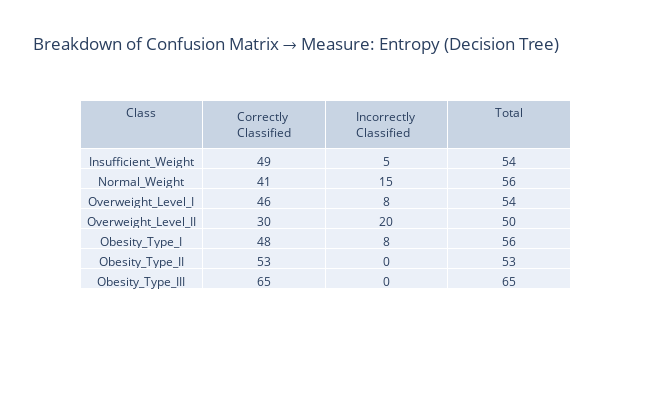

Notebook source saved alongside this figure:
### Markdown cell above
#### Adam Gradient Descent

### Code cell
clf = MLPClassifier(solver="adam", random_state=42, max_iter=1000)
clf.fit(xTrain,yTrain)
yPred = clf.predict(xTest)
# accuracy = np.round(accuracy_score(yTest, yPred)*100,2)
# print(f"{model}\t=> Accuracy: {accuracy}%")
print(classification_report(yTest, yPred, target_names=labels, zero_division=0))
interpret_confusion_matrix(confusion_matrix(yTest,yPred), "Breakdown of Confusion Matrix → Measure: Entropy (Decision Tree)", labels)

### Figure 1 — Plotly figure (JSON) as saved in the notebook; plotly's stock layout.template omitted (floating-point values rounded to 4 significant figures)
{"data": [{"cells": {"values": [["Insufficient_Weight", "Normal_Weight", "Overweight_Level_I", "Overweight_Level_II", "Obesity_Type_I", "Obesity_Type_II", "Obesity_Type_III"], [49, 41, 46, 30, 48, 53, 65], [5, 15, 8, 20, 8, 0, 0], [54, 56, 54, 50, 56, 53, 65]]}, "columnwidth": 5, "header": {"values": ["Class", "Correctly Classified", "Incorrectly Classified", "Total"]}, "type": "table"}], "layout": {"height": 400, "title": {"text": "Breakdown of Confusion Matrix → Measure: Entropy (Decision Tree)"}, "width": 650}}
